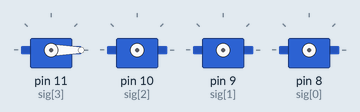
Simulated run of this sketch. Board: Arduino Uno, built with avr-gcc and run on an emulated ATmega328P. Shown: 4 × servo. Wiring (inferred from the names in the program): 4 × servo: signal pin 8 / signal pin 9 / signal pin 10 / signal pin 11. Servo pulses on a pin are drawn as a servo (544–2400 µs = 0–180°).

Above: at 2.5 s.
At 3.3 s:
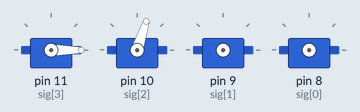
At 8.01 s:
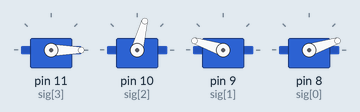
At 8.5 s:
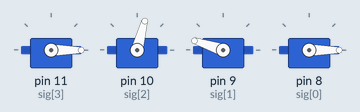
Timing chart, 0 to 10.0 s (numbered marks = the images above):
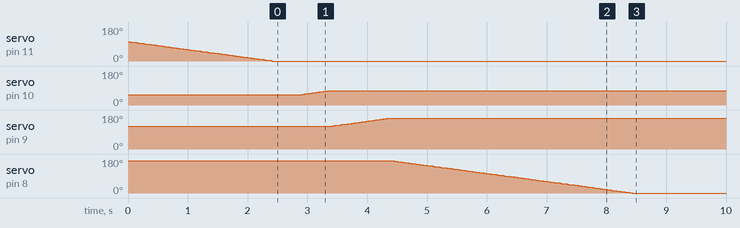

The sketch:

ServoControl.ino
```cpp
//The low and High values have been found through experimentation;180 degree corresponds to 2200us pulse and 0 degree corresponds to 350us pulse.
//0 degree corresponds to initial position of servob which is 0 degree rotation
//190 degree corresponds to 180 degree rotation of servob
//0 correspons to gripper opened and 120 degree corresponds to gripper fully closed(servog corresponds to gripper servo)
//180 degree corrosponds to 0 of servob1 and 87 corresponds to 90 of servob1
//93 corresponds to initial position pf servob2 and 0 corresponds to maximum rotation of servob2
// 0-180(range of servob);
//(0-40)(range of servob1);
//(0-20)(range of  servob2);
//(0-120)(range of gripper);
//for reaching the source and picking the object  order of servo operation from 0-3 or bottom to up
// reaching the destination order of servo operation from 2-0 or top to bottom
// for dropping the object order of servos will be 1-3
#include<SoftwareSerial.h>
SoftwareSerial bluetooth(12,13);
int sig[4]={8,9,10,11};
long cv[4]={180,40,20,120};
int msec;
char data[20];
int index=0;
int flag=0;
//int a=0;
int angle[5];
void Servoangle(long angle,int pin,int msec);
void Servo_Set(long angle,int pin);
void initial_pos();
void check_data();
void extract_angles();
void pick_place();

void setup() {
  // put your setup code here, to run once:
   bluetooth.begin(9600);
  for (int i=0;i<4;i++)
  {
    pinMode(sig[i],OUTPUT);
  }
  initial_pos();
}


void loop() {
 while(bluetooth.available()>0 && index!=19)
{

  data[index]=bluetooth.read();
  index=index+1;
}
if(index==19)
{
  extract_angles();
  pick_place();
  initial_pos();
}
}


void Servoangle(long angle,int pin,int msec)
{
  long initial;

  if (pin==sig[0])
{
   angle=round((190*angle)/180);
   initial=round((190*(cv[0]))/180);
   cv[0]=round((180*angle)/190);

}
else if (pin==sig[1])
{
  angle=round(180 - (93*angle)/90);
  initial=round(180 - (93*(cv[1]))/90);
  cv[1]=round(((180-angle)*90)/93);

}
else if (pin==sig[2]){
  angle=round(93-(93*angle)/90);
  initial=round(93-(93*(cv[2]))/90);
  cv[2]=round(((93-angle)*90)/93);

}
else{
  initial=cv[3];
  cv[3]=angle;
}
if (initial<angle)
{
 for (int i=initial;i<=angle;i++)
 {
  Servo_Set(i,pin);
  delay(msec);
 }
}
else if (initial>angle)
{
   for (int i=initial;i>=angle;i--)
 {
  Servo_Set(i,pin);
  delay(msec);
 }
}


}

void Servo_Set(long angle,int pin)
{
long ptime=350 + ((1860*angle)/180.0);
  digitalWrite(pin,HIGH);
  delayMicroseconds(ptime);
  digitalWrite(pin,LOW);
  long ltime=20000-ptime;
  delayMicroseconds(ltime);
  }
void initial_pos()
{
    for (int i=3;i>=0;i--)
  {
    Servoangle(0,sig[i],20);
    angle[i]=0;
  }
  angle[4]=0;
}

void extract_angles()
{

  char *dptr;
  char data2[3];
  int row=0;
  int col=0;

dptr=strtok(data,",");

while(dptr!=NULL)

{
  col=0;
  while(*dptr!=NULL)
{
 data2[col]=*dptr;
 dptr++;
 col++;
}
angle[row]=atoi(data2);
dptr=strtok(NULL,",");
row++;
}
index=0;
}

void pick_place()
{
Servoangle(long(angle[0]),sig[0],20);
Servoangle(long(angle[1]),sig[1],20);
Servoangle(long(angle[2]),sig[2],20);
Servoangle(long(angle[3]),sig[3],20);

Servoangle(0,sig[2],20);
Servoangle(0,sig[1],20);
Servoangle(long(angle[4]),sig[0],20);

Servoangle(long(angle[1]),sig[1],20);
Servoangle(long(angle[2]),sig[2],20);
Servoangle(0,sig[3],20);
}
```
